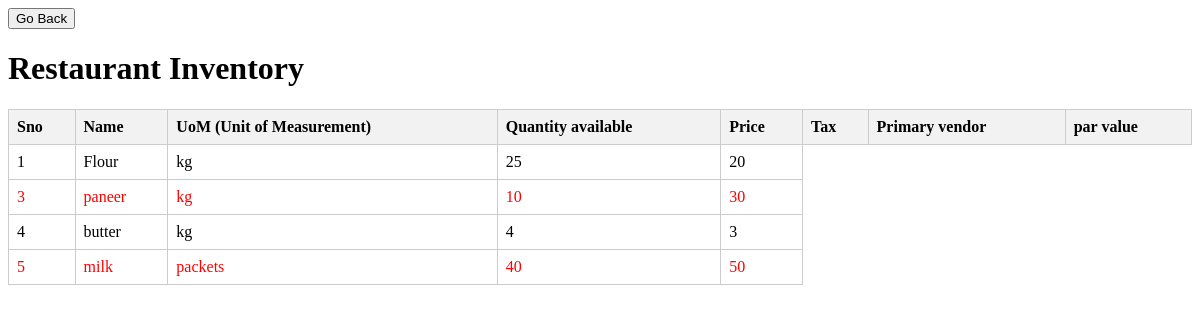
The app's page /inventory/, older data.
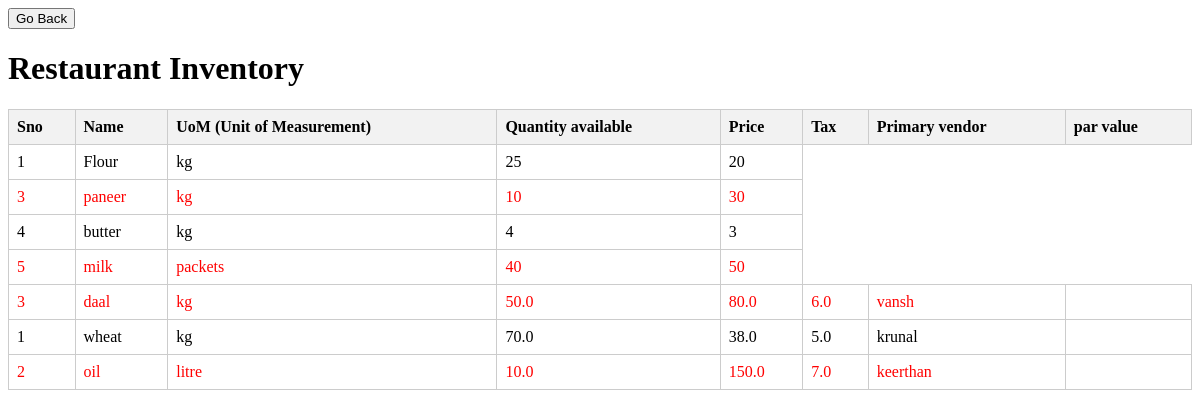
The same page, newer data.
### myapp/models.py (models this page shows)
class Product_details(models.Model):
    serial_number = models.IntegerField(unique=True)
    product_name = models.CharField(max_length=50)
    UOM = models.CharField(max_length=10)
    tax_percentage = models.FloatField()
    price = models.FloatField()
    primary_vendor = models.CharField(max_length=30)
    quantity_available = models.FloatField()

### myapp/views.py (the view, shortened to what this page needs)
# urls.py: path('inventory/', views.inventory, name='inventory'),
def inventory(request):
    a = Product_details.objects.all()
    print(a)
    return render(request, 'inventory.html', {'Product_details': a})

### myapp/templates/inventory.html (shortened to what this page needs)
<!DOCTYPE html>
<html>
<head>
</head>
<body>
  <button onclick="goBack()">Go Back</button>
  <h1>Restaurant Inventory</h1>
  <table id="inventoryTable">
    <tr>
      <th>Sno</th>
      <th>Name</th>
      <th>UoM (Unit of Measurement)</th>
      <th>Quantity available</th>
      <th>Price</th>
      <th>Tax</th>
      <th>Primary vendor</th>
      <th>par value</th>
    </tr>
    <tr>
      <td>1</td>
      <td>Flour</td>
      <td>kg</td>
      <td>25</td>
      <td>20</td>
    </tr>
    <tr>
      <td>3</td>
      <td>paneer</td>
      <td>kg</td>
      <td>10</td>
      <td>30</td>
    </tr>
    <tr>
      <td>4</td>
      <td>butter</td>
      <td>kg</td>
      <td>4</td>
      <td>3</td>
    </tr>
    <tr>
      <td>5</td>
      <td>milk</td>
      <td>packets</td>
      <td>40</td>
      <td>50</td>
    </tr>
    {% for item in Product_details %}
    <tr>
      <div class="item">
        <td>{{item.serial_number }}</td>
        <td>{{item.product_name}}</td>
        <td>{{item.UOM}}</td>
        <td>{{item.quantity_available}}</td>
        <td>{{item.price}}</td>
        <td>{{item.tax_percentage}}</td>
        <td>{{item.primary_vendor}}</td>
        <td>{{item.par_value}}</td>
      </div>
    </tr>
    {% endfor %}
  </table>
</body>
</html>

Row changes from the older to the newer data that the page shows:
added Product_details: serial_number "3", product_name "daal", UOM "kg", quantity_available "50.0", price "80.0", tax_percentage "6.0", primary_vendor "vansh"
added Product_details: serial_number "1", product_name "wheat", UOM "kg", quantity_available "70.0", price "38.0", tax_percentage "5.0", primary_vendor "krunal"
added Product_details: serial_number "2", product_name "oil", UOM "litre", quantity_available "10.0", price "150.0", tax_percentage "7.0", primary_vendor "keerthan"
